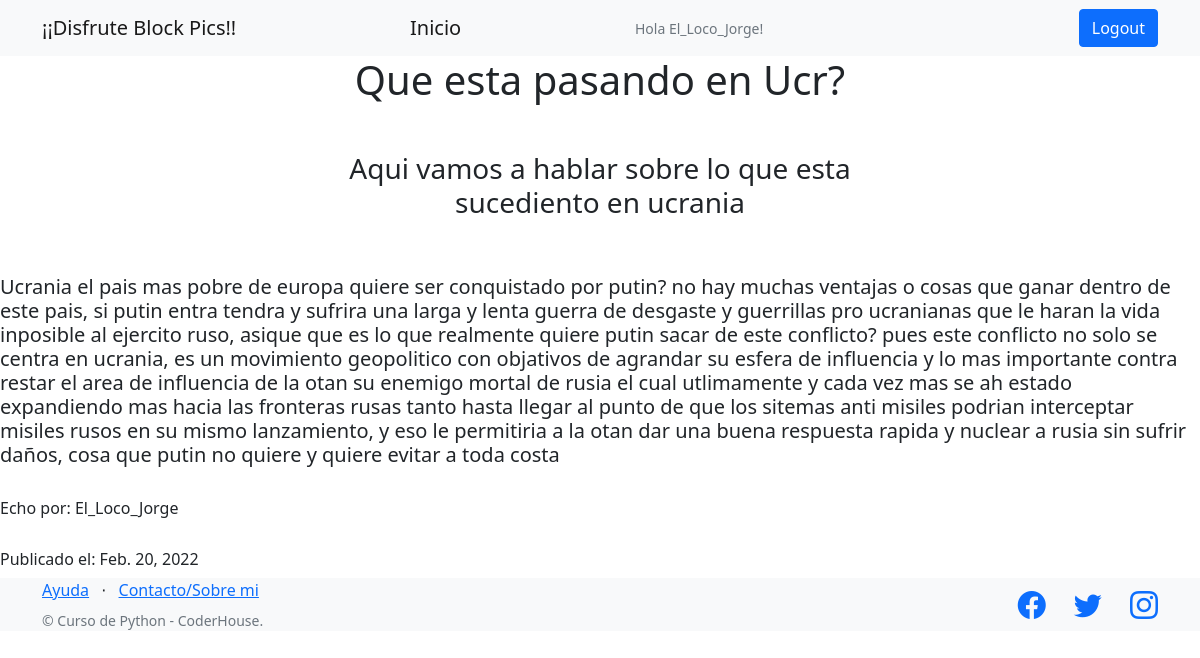
Screenshot of /Coder/post/detail/1 (signed in) with the database file from the repository.
### AppCoder/models.py (models this page shows, shortened)
class Post(Model):
    descripcion= TextField()
    text = TextField()
    titulo = CharField(max_length = 30)
    autor= CharField(max_length=20)
    fecha_de_creacion = DateField()
    user = ForeignKey(User, on_delete=CASCADE)
    logo = ImageField(upload_to = 'logopost', null=True,blank=True)

### AppCoder/views.py (the view)
# urls.py: path("post/detail/<pk>", PostDetail.as_view(), name='post_detail'),
class PostDetail(DetailView):
    model = Post
    template_name = 'AppCoder/ver_post_detalle.html'

### templates/AppCoder/ver_post_detalle.html
{% extends 'AppCoder/padre_3.html' %}
{% block titulo %}
<header class="masthead">
  <div class="container position-relative">
      <div class="row justify-content-center">
          <div class="col-xl-6">
              <div class="text-center text-red">
                  <h1 class="mb-5">{{post.titulo}}</h1>
                  <h3>{{post.descripcion}}</h3>
              </div>
          </div>
      </div>
  </div>
</header>
{% endblock %}
 {% block blocke_1 %}
  <br>
  <br>
  <h5>{{post.text}}</h5>
  <br>
  <h6> Echo por: {{post.autor}}</h6>
  <br>
  <h6> Publicado el: {{post.fecha_de_creacion}}</h6>
 {% endblock %}

### templates/AppCoder/padre_3.html (shortened to what this page needs)
<!DOCTYPE html>
<html lang="en">
    <head>
        {% load static %}
        <link href="https://cdn.jsdelivr.net/npm/bootstrap-icons@1.5.0/font/bootstrap-icons.css" rel="stylesheet" type="text/css" />
        <link href="{%static 'AppCoder/css/styles.css' %}" rel="stylesheet" />
    </head>
    <body>
        <nav class="navbar navbar-light bg-light static-top">
            <div class="container">
                <a class="navbar-brand" href="">¡¡Disfrute Block Pics!!</a>
                <a class="navbar-brand" href="{% url 'inicio' %}">Inicio</a>
                {% if not user.is_authenticated %}
                    <a class="btn btn-primary" href="{% url 'login' %}">INICIAR SECION</a>
                    <a class="btn btn-primary" href="{% url 'registro' %}">REGISTRARSE</a>
                {% else %}
                    <p class="text-muted small mb-4 mb-lg-0">Hola {{user.username}}!</p>
                    <a class="btn btn-primary" href="{% url 'logout' %}">Logout</a>
                {% endif %}
            </div>
        </nav>
        {% block titulo %}
        {% endblock %}
        {% block blocke_1 %}
        {% endblock %}
        <footer class="footer bg-light">
            <div class="container">
                <div class="row">
                    <div class="col-lg-6 h-100 text-center text-lg-start my-auto">
                        <ul class="list-inline mb-2">
                            <li class="list-inline-item"><a href="{%url 'help' %}">Ayuda</a></li>
                            <li class="list-inline-item">⋅</li>
                            <li class="list-inline-item"><a href="{%url 'sobremi' %}">Contacto/Sobre mi</a></li>
                        </ul>
                        <p class="text-muted small mb-4 mb-lg-0">&copy; Curso de Python - CoderHouse.</p>
                    </div>
                    <div class="col-lg-6 h-100 text-center text-lg-end my-auto">
                        <ul class="list-inline mb-0">
                            <li class="list-inline-item me-4">
                                <a href="https://www.facebook.com/larry.lopezperez.33"><i class="bi-facebook fs-3"></i></a>
                            </li>
                            <li class="list-inline-item me-4">
                                <a href="https://www.facebook.com/susana.sosa.33821189"><i class="bi-twitter fs-3"></i></a>
                            </li>
                            <li class="list-inline-item">
                                <a href="https://www.facebook.com/larry.lopezperez.33"><i class="bi-instagram fs-3"></i></a>
                            </li>
                        </ul>
                    </div>
                </div>
            </div>
        </footer>
    </body>
</html>

### rows the page displays
Post: titulo "Que esta pasando en Ucr?", descripcion "Aqui vamos a hablar sobre lo que esta sucediento en ucrania", text "Ucrania el pais mas pobre de europa quiere ser conquistado por putin? no hay muchas ventajas o cosas que ganar dentro de este pais, si putin entra tendra y sufrira una larga y lenta guerra de desgaste y guerrillas pro ucranianas que le haran la vida inposible al ejercito ruso, asique que es lo que realmente quiere putin sacar de este conflicto? pues este conflicto no solo se centra en ucrania, es un movimiento geopolitico con objativos de agrandar su esfera de influencia y lo mas importante contra restar el area de influencia de la otan su enemigo mortal de rusia el cual utlimamente y cada vez mas se ah estado expandiendo mas hacia las fronteras rusas tanto hasta llegar al punto de que los…", autor "El_Loco_Jorge", fecha_de_creacion "Feb. 20, 2022"

### other values shown
{{ user.username }} "El_Loco_Jorge"
